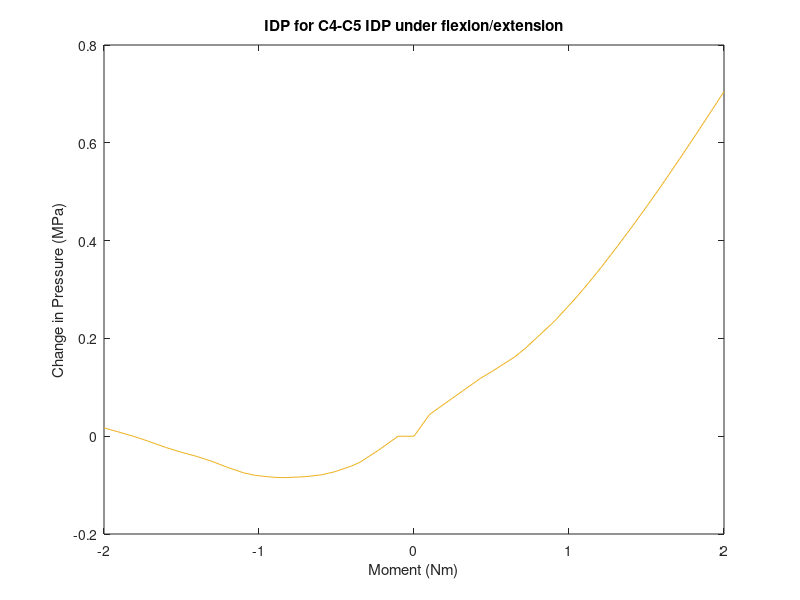

Here is the MATLAB script that generated this plot: (Note: this script raises an error after producing the figure.)
%% this script plots average IDP for the c3-c4 nucleus pulposus under flexion/extension, lateral bending, and axial rotation
%model 14
%% flexion/extension (4n4p) c3-c4 Average IDP
%4n
p4n=[0.822574 0.822557 0.793581 0.769164 0.761794 0.749672 0.743376 0.739593 0.737898 0.738409 0.742377 0.747808 0.75855 0.771371 0.781205 0.789995 0.799694 0.812102 0.821527 0.831108 0.83958];
x4n=[2 2.05126 2.11533 2.17471 2.20107 2.25678 2.30078 2.35474 2.41562 2.45083 2.5117 2.55021 2.60026 2.65289 2.70081 2.75198 2.8011 2.85607 2.90043 2.95245 3];

%4p
p4p=[0.822574 0.867074 0.899219 0.91653 0.941098 0.95538 0.984987 1.00297 1.05287 1.06073 1.10319 1.13468 1.16759 1.21126 1.24974 1.29432 1.33689 1.39012 1.44029 1.50499 1.5274];
x4p=[2 2.05026 2.12154 2.16006 2.21479 2.25242 2.32555 2.36019 2.44483 2.45733 2.51914 2.56141 2.60341 2.65657 2.70193 2.75284 2.80008 2.85729 2.91018 2.97712 3];

% delta loop
for n=1:20
    p4n1(n)=[p4n(n+1)-p4n(1)];
    p4p1(n)=[p4p(n+1)-p4p(1)];
end

% zero data and join
x4n1=-2*(x4n-2);
x4p1=[(x4p-2)*2];
p4p2=[0,p4p1];
x4=[flip(x4n1(2:21)),x4p1];
p4=[flip(p4n1),p4p2];

%plot
figure(1)
f9=plot(x4,p4,'color',[0.9290,0.6940, 0.1250]);
ylabel('Change in Pressure (MPa)')
xlabel('Moment (Nm)')
title('IDP for C4-C5 IDP under flexion/extension')
legend([f1,f2,f3,f4,f5,f6,f7,f8,f9],'intact','model 1','model 2','model 3','model 4','model 5','model 6','model 13','model 14')
hold on

%% lateral bending (5n5p) c3-c4 Average IDP
%5n
p5n=[0.822574 0.848962 0.854613 0.858794 0.8605 0.863831 0.866346 0.868306 0.87106 0.874174 0.877142 0.882886 0.887003 0.888067 0.891802 0.896645 0.899333 0.904352 0.908661 0.914773 0.919694];
x5n=[2 2.05026 2.11433 2.17371 2.20007 2.2594 2.31877 2.36096 2.42034 2.47043 2.5127 2.58779 2.63779 2.65263 2.70273 2.76565 2.80142 2.8609 2.90157 2.95756 3];

%5p
p5p=[0.822574 0.841276 0.833991 0.830785 0.825766 0.824184 0.825079 0.826944 0.830122 0.833483 0.836901 0.841945 0.844694 0.849548 0.852872 0.857524 0.860982 0.864971 0.868399 0.870861 0.872797];
x5p=[2 2.05026 2.12154 2.15397 2.21175 2.26507 2.30594 2.35377 2.40753 2.45988 2.50332 2.56615 2.60113 2.66023 2.70008 2.7573 2.80337 2.85729 2.91233 2.96086 3];

% delta loop
for n=1:20
    p5n1(n)=[p5n(n+1)-p5n(1)];
    p5p1(n)=[p5p(n+1)-p5p(1)];
end

% zero data and join
x5n1=-2*(x5n-2);
x5p1=[(x5p-2)*2];
p5p2=[0,p5p1];
x5=[flip(x5n1(2:21)),x5p1];
p5=[flip(p5n1),p5p2];

%plot
figure(2)
d9=plot(x5,p5,'color',[0.9290,0.6940, 0.1250]);
ylabel('Change in Pressure (MPa)')
xlabel('Moment (Nm)')
title('IDP for C4-C5 IDP under lateral bending')
legend([d1,d2,d3,d4,d5,d6,d7,d8,d9],'intact','model 1','model 2','model 3','model 4','model 5','model 6','model 13','model 14')
hold on

%% axial rotation (6n6p) c3-c4 Average IDP
%6n
p6n=[0.822574 0.847693 0.850905 0.852287 0.854789 0.855344 0.858077 0.860388 0.862822 0.864731 0.867406 0.871562 0.877842 0.884625 0.891804 0.900175 0.908676 0.919338 0.928739 0.94157 0.947695];
x6n=[2 2.05026 2.10532 2.15068 2.23407 2.26532 2.33563 2.38563 2.43563 2.46688 2.50555 2.55206 2.60555 2.65607 2.70294 2.75304 2.80113 2.85856 2.90701 2.97041 3];

%6p % 
p6p=[0.822574 0.836314 0.837367 0.835274 0.832217 0.830923 0.830547 0.832683 0.836387 0.841525 0.851044 0.854245 0.865009 0.868717 0.877977 0.882887 0.89189 0.89693 0.905235 0.912385 0.919362];
x6p=[2 2.05126 2.11533 2.16533 2.2247 2.25107 2.30206 2.35204 2.40323 2.45375 2.52804 2.55155 2.62764 2.65371 2.71895 2.75421 2.81684 2.85161 2.90752 2.95451 3];

% delta loop
for n=1:20
    p6n1(n)=[p6n(n+1)-p6n(1)];
    p6p1(n)=[p6p(n+1)-p6p(1)];
end

% zero data and join
x6n1=-2*(x6n-2);
x6p1=[(x6p-2)*2];
p6p2=[0,p6p1];
x6=[flip(x6n1(2:21)),x6p1];
p6=[flip(p6n1),p6p2];

%plot
figure(3)
s9=plot(x6,p6,'color',[0.9290,0.6940, 0.1250]);
ylabel('Change in Pressure (MPa)')
xlabel('Moment (Nm)')
title('IDP for C4-C5 under axial rotation')
legend([s1,s2,s3,s4,s5,s6,s7,s8,s9],'intact','model 1','model 2','model 3','model 4','model 5','model 6','model 13','model 14')
hold on
